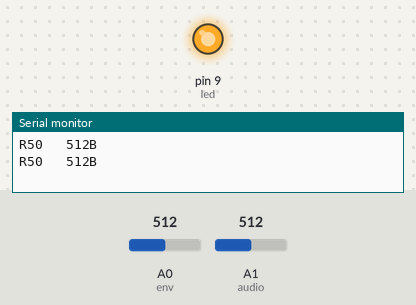
Simulated run of this sketch. Board: Arduino Uno, built with avr-gcc and run on an emulated ATmega328P. Parts: output pins drawn as LEDs (lit = HIGH), the last lines printed to the serial monitor. The inputs (shaded band) are chosen by the test bench; at power-on: A0 (env) = 512, A1 (audio) = 512.

Above: at 1.2 s.
1.3 s: A0 (env) set to 39
3.2 s: A0 (env) set to 33
At 4.6 s:
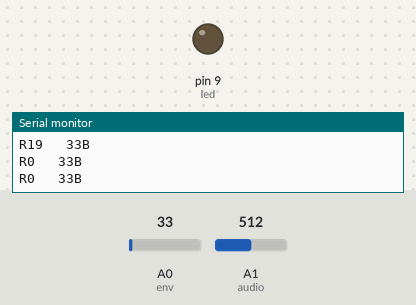
5.0 s: A0 (env) set to 122
At 6.1 s:
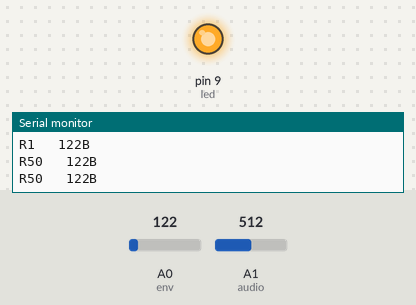
7.0 s: A0 (env) set to 0
At 8.9 s:
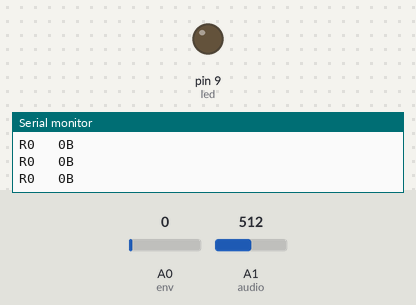
Timing chart, 0 to 10.0 s (numbered marks = the images above; inputs shaded):
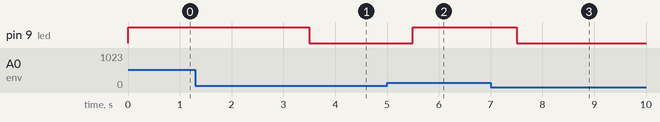

Measured:
- the behaviour switches between 36 and 35 on A0 (env) (found by bisection; images 0 and 1)
- after the input at 3.2 s, pin 9 (led): HIGH → LOW after 0.30 s
- after the input at 5.0 s, pin 9 (led): LOW → HIGH after 0.50 s
- after the input at 7.0 s, pin 9 (led): HIGH → LOW after 0.50 s

The sketch:

sketch_aug11a.ino
```cpp
#define DELAY0 500
#define DELAY1 10
#define TH0 507
#define TH1 517
#define TH2 520

#define THENV 35

#define TH0m2 507
#define TH1m2 515
#define TH2m2 520

int led = 9;
int gate = A2;
int env = A0;
int audio = A1;

int valGate = 0;
int valEnv = 0;
int valAudio = 0;

int countTH0 = 0;
int countTH1 = 0;
int countTH2 = 0;


int countTH0m2 = 0;
int countTH1m2 = 0;
int countTH2m2 = 0;

unsigned int tempo = 0;
unsigned int now = 0;
unsigned int tempoAux1 = 0;

void setup() {
  pinMode(led, OUTPUT);
  pinMode(gate, INPUT);
  pinMode(env, INPUT);
  pinMode(audio,INPUT);
  Serial.begin(9600);
  digitalWrite(led, HIGH);

  tempoAux1 = tempo = millis();
}

void loop() {
  now = millis();
  if (now - tempo >= DELAY1){
    valAudio = analogRead(audio);
    valEnv = analogRead(env);

//    if (valAudio > TH0){
//      countTH0++;
//    }
//
//    if (valAudio > TH1 || valAudio < TH0-(TH1 - TH0) ){
//      countTH1++;
//    }
//    if (valAudio > TH2 || valAudio < TH0-(TH2 - TH0) ){
//      countTH2++;
//    }

    if (valEnv > THENV) countTH1++;

    tempo += DELAY1;
  }


  if (now - tempoAux1 >= DELAY0){
      valEnv = analogRead(env);
//      Serial.print(countTH0);
//      Serial.print("   ");
      Serial.print("R");
      Serial.print(countTH1);
      Serial.print("   ");
      //Serial.println(20*log10(valEnv/20));
      //Serial.print(" ");
      Serial.print(valEnv);
//    Serial.print(countTH2);
    Serial.println("B");

    if(countTH1 >= (DELAY0/DELAY1)/2)
    {
      digitalWrite(led,HIGH);
    }
    else
    {
      digitalWrite(led,LOW);
    }

    countTH0 = 0;
    countTH1 = 0;
    countTH2 = 0;
    tempoAux1 += DELAY0;
  }

}
```
